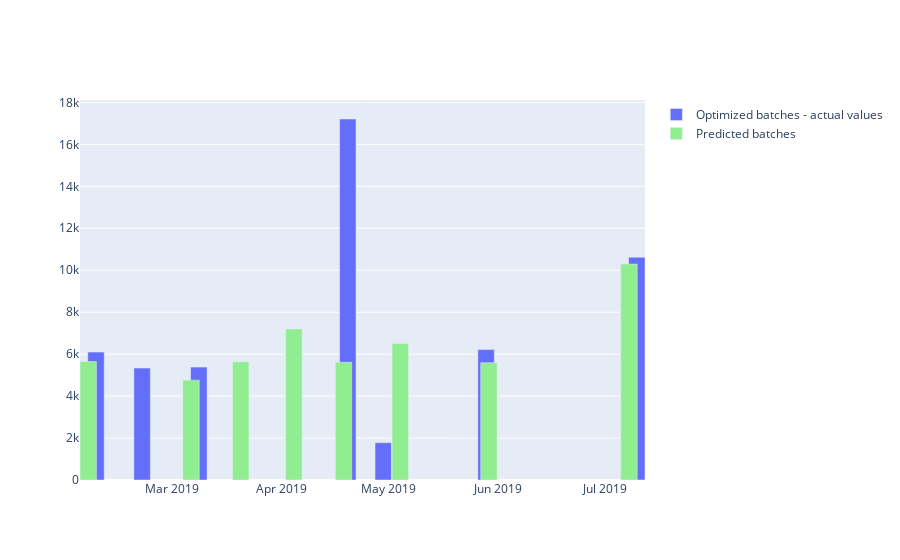

Notebook code cell kept with this figure:
### Code cell
import plotly.express as px
import plotly.graph_objs as go

fig = go.Figure()

fig.add_trace(go.Bar(x=batch_dates_n_quantities_cluster_0[batch_dates_n_quantities_cluster_0['batch_date']>test_year]['batch_date'], 
             y=batch_dates_n_quantities_cluster_0[batch_dates_n_quantities_cluster_0['batch_date']>test_year]['quantities'],
                    name='Optimized batches - actual values',
                    width=4*10e7))

fig.add_trace(go.Bar(x=batch_dates_n_predicted_quantities_cluster_0[batch_dates_n_predicted_quantities_cluster_0['batch_date']>test_year]['batch_date'], 
             y=batch_dates_n_predicted_quantities_cluster_0[batch_dates_n_predicted_quantities_cluster_0['batch_date']>test_year]['predicted_quantities'],
                    name='Predicted batches',
                    width=4*10e7,
                    marker_color='lightgreen'))

fig.show()

### Figure 1 — Plotly figure (JSON) as saved in the notebook; plotly's stock layout.template omitted (floating-point values rounded to 4 significant figures)
{"data": [{"name": "Optimized batches - actual values", "type": "bar", "width": 400000000, "x": ["2019-02-08 00:00:00", "2019-02-21 00:00:00", "2019-03-09 00:00:00", "2019-04-20 00:00:00", "2019-04-30 00:00:00", "2019-05-29 00:00:00", "2019-07-10 12:00:00"], "y": [6097.0, 5336.0, 5381.0, 17210.0, 1777.0, 6216.0, 10620.0]}, {"marker": {"color": "lightgreen"}, "name": "Predicted batches", "type": "bar", "width": 400000000, "x": ["2019-02-05 00:00:00", "2019-03-06 00:00:00", "2019-03-20 00:00:00", "2019-04-04 00:00:00", "2019-04-18 00:00:00", "2019-05-04 00:00:00", "2019-05-29 00:00:00", "2019-07-07 12:00:00"], "y": [5650.0, 4761.0, 5634.0, 7203.0, 5612.0, 6512.0, 5590.0, 10290.0]}], "layout": {"autosize": true, "xaxis": {"autorange": true, "range": ["2019-02-03 02:02:40", "2019-07-12 09:57:20"], "type": "date"}, "yaxis": {"autorange": true, "range": [0, 18120.0], "type": "linear"}}}
